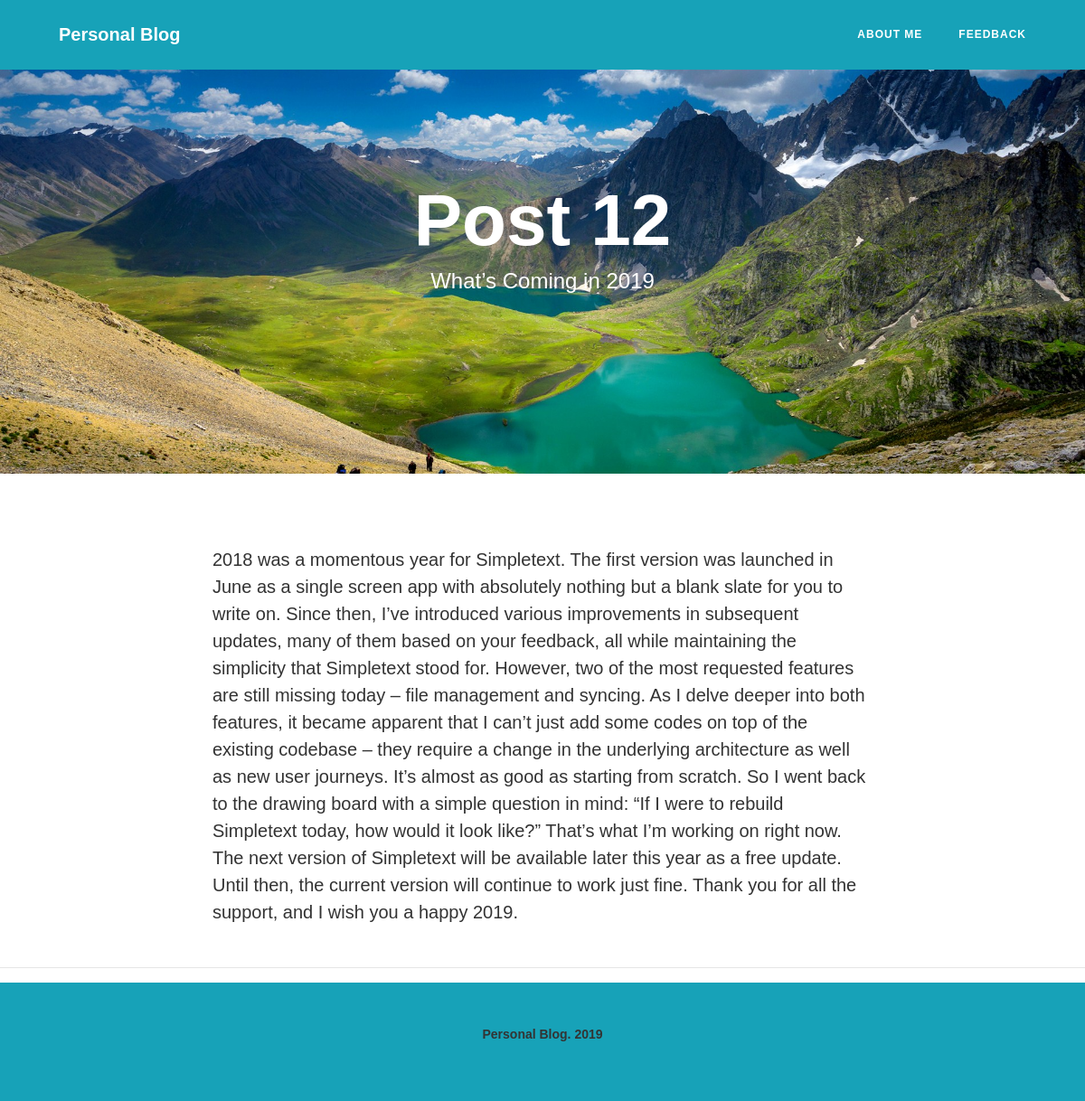
The page /post/12 on the database its author committed.
### tables this page shows
CREATE TABLE `posts` (
  `id` int(11) NOT NULL,
  `name` text NOT NULL,
  `description` text NOT NULL,
  `text` text NOT NULL
);

### app/controllers/Main.php (called while the page is built, shortened)
<?php
class Main extends Controller
{
	public function postAction()
    {
		$adminModel = new Admin;
		$vars = [
			'data' => $adminModel->postData($this->route['id'])[0],
		];
		$this->view->render('Пост', $vars);
	}
}

### index.php (called while the page is built, shortened)
<?php
spl_autoload_register(function($class) {
    $path = str_replace('\\', '/', $class.'.php');
});
$router = new Router;
$router->run();

### app/lib/Query.php (called while the page is built, shortened)
<?php
class Query
{
	protected $db;
	public function __construct()
    {
		$this->db = DataBaseConnect::getConnect();
	}
	public function query($sql, $params = [])
    {
		$stmt = $this->db->prepare($sql);
		if (!empty($params)) {
			foreach ($params as $key => $val)
			{
				if (is_int($val)) {
					$type = PDO::PARAM_INT;
				} else {
					$type = PDO::PARAM_STR;
				}
				$stmt->bindValue(':'.$key, $val, $type);
			}
		}
		$stmt->execute();
		return $stmt;
	}
	public function row($sql, $params = [])
    {
		$result = $this->query($sql, $params);
		return $result->fetchAll(PDO::FETCH_ASSOC);
	}
}

### app/lib/DataBaseConnect.php (called while the page is built, shortened)
<?php
final class DataBaseConnect
{
    private static $config;
    private static $connect;
    public static function getConnect()
    {
        if (self::$connect === null) {
            self::$config = require 'app/config/db.php';
            self::$connect = new PDO('mysql:host='. self::$config['host'].';dbname='.self::$config['dbname'].'', self::$config['user'], self::$config['password']);
        }
        return self::$connect;
    }
}

### app/models/Admin.php (called while the page is built, shortened)
<?php
class Admin extends Model
{
	public function postData($id)
    {
		$params = [
			'id' => $id,
		];
		return $this->db->row('SELECT * FROM posts WHERE id = :id', $params);
	}
}

### app/core/Controller.php (called while the page is built, shortened)
<?php
abstract class Controller
{
	public function __construct($route)
    {
		$this->route = $route;
	}
}

### app/core/Model.php (called while the page is built, shortened)
<?php
abstract class Model
{
	public function __construct()
    {
		$this->db = new Query;
	}
}

### app/views/main/post.php (the view)
<header class="masthead" style="background-image: url('/blog/materials/<?php echo $data['id']; ?>.jpg')">
    <div class="container">
        <div class="row">
            <div class="col-lg-8 col-md-10 mx-auto">
                <div class="page-heading">
                    <h1><?php echo htmlspecialchars($data['name'], ENT_QUOTES); ?></h1>
                    <span class="subheading"><?php echo htmlspecialchars($data['description'], ENT_QUOTES); ?></span>
                </div>
            </div>
        </div>
    </div>
</header>
<div class="container">
    <div class="row">
        <div class="col-lg-8 col-md-10 mx-auto">
            <p><?php echo htmlspecialchars($data['text'], ENT_QUOTES); ?></p>
        </div>
    </div>
</div>

### styles/main.css (style rules this page uses)
body { font-size:20px;color:#333;font-family:Arial,serif }
p { line-height:1.5;margin:30px 0 }
h1,h2,h3,h4,h5,h6 { font-weight:800;font-family:Arial,sans-serif }
body { -webkit-tap-highlight-color:#0085a1 }
header.masthead { margin-bottom:50px;background:no-repeat center center;background-color:#777;background-attachment:scroll;-webkit-background-size:cover;-moz-background-size:cover;-o-background-size:cover;background-size:cover }
header.masthead .page-heading,header.masthead .post-heading,header.masthead .site-heading { padding:200px 0 150px;color:#fff }
@media only screen and (min-width:768px) { header.masthead .page-heading,header.masthead .post-heading,header.masthead .site-heading { padding:200px 0 } }
header.masthead .page-heading,header.masthead .site-heading { text-align:center }
header.masthead .page-heading h1,header.masthead .site-heading h1 { font-size:50px;margin-top:0 }
header.masthead .page-heading .subheading,header.masthead .site-heading .subheading { font-size:24px;font-weight:300;line-height:1.1;display:block;margin:10px 0 0;font-family:Arial,sans-serif }
@media only screen and (min-width:768px) { header.masthead .page-heading h1,header.masthead .site-heading h1 { font-size:80px } }

### rows shown on the page
posts: name "Post 12", description "What’s Coming in 2019", text "2018 was a momentous year for Simpletext. The first version was launched in June as a single screen app with absolutely nothing but a blank slate for you to write on. Since then, I’ve introduced various improvements in subsequent updates, many of them based on your feedback, all while maintaining the simplicity that Simpletext stood for. However, two of the most requested features are still missing today – file management and syncing. As I delve deeper into both features, it became apparent that I can’t just add some codes on top of the existing codebase – they require a change in the underlying architecture as well as new user journeys. It’s almost as good as starting from scratch. So I…"
